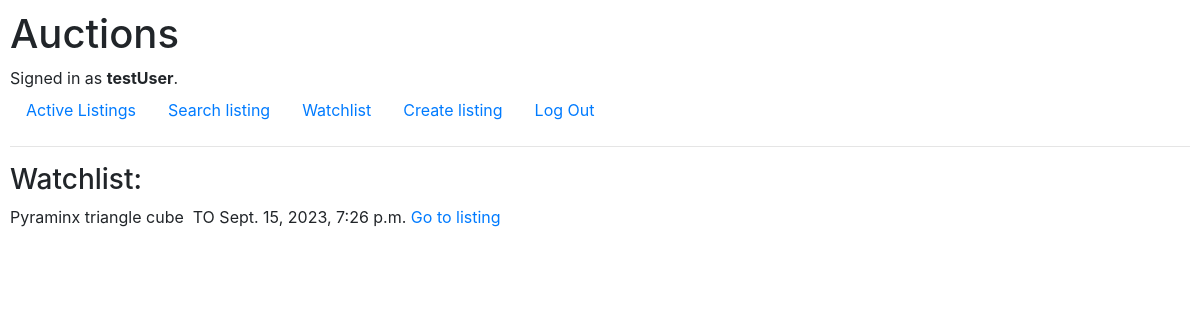
The app's page /watchlist (signed in) with its own data.
### auctions/models.py (models this page shows)
class User(AbstractUser):
    pass

class AuctionListing(models.Model):
    user = models.ForeignKey(User, on_delete=models.CASCADE, related_name="user_listing", default=None)
    title = models.CharField(max_length=64)
    description = models.CharField(max_length=150)
    category_choices = [('Electronic', 'electronic'), ('Toys', 'toys'), ('Home', 'home'), ('Fashion', 'fashion'), ('Other', 'other')]
    category = models.CharField(max_length=10, choices=category_choices, default='Other')
    date = models.DateTimeField(auto_now_add=True)
    image = models.URLField()
    value = models.DecimalField(max_digits=8, decimal_places=2, default=0.00)
    is_active = models.BooleanField(default=True)

### auctions/views.py (the view)
# urls.py: path("watchlist", views.watchlist, name="watchlist"),
def watchlist(request):
    all_listings = AuctionListing.objects.exclude(user=request.user)
    user_watchlist = Watchlist.objects.filter(user=request.user)
    listings_being_watched = [listing.listing for listing in user_watchlist]
    return render(request, "auctions/watchlist.html", {
        "watchlist": listings_being_watched,
        "all_listings": all_listings,
    })

### auctions/templates/auctions/watchlist.html (shortened to what this page needs)
{% extends "auctions/layout.html" %}
{% block body %}
    <h3>Watchlist:</h3>
    {% for listing in watchlist %}
        {{ listing.title }}
        {{ listing.description }}
        {{ listing.category }}
        {{ listing.date }}
        <a href="{% url 'listing' listing.title  %}">Go to listing</a>
    {% endfor %}
{% endblock %}

### auctions/templates/auctions/layout.html (shortened to what this page needs)
{% load static %}
<!DOCTYPE html>
<html lang="en">
    <head>
        <link rel="stylesheet" href="https://stackpath.bootstrapcdn.com/bootstrap/4.4.1/css/bootstrap.min.css">
        <link href="{% static 'auctions/styles.css' %}" rel="stylesheet">
    </head>
    <body>
        <h1>Auctions</h1>
        <div>
            {% if user.is_authenticated %}
                Signed in as <strong>{{ user.username }}</strong>.
            {% else %}
                Not signed in.
            {% endif %}
        </div>
        <ul class="nav">
            <li class="nav-item">
                <a class="nav-link" href="{% url 'index' %}">Active Listings</a>
            </li>
            <li class="nav-item">
                <a class="nav-link" href="{% url 'search_listing' %}"> Search listing </a>
            </li>
            {% if user.is_authenticated %}
                <li class="nav-item">
                    <a class="nav-link" href="{% url 'watchlist' %}">Watchlist</a>
                </li>
                <li class="nav-item">
                    <a class="nav-link" href="{% url 'create_listing' %}"> Create listing </a>
                </li>
                <li class="nav-item">
                    <a class="nav-link" href="{% url 'logout' %}">Log Out</a>
                </li>
            {% endif %}
        </ul>
        <hr>
        {% block body %}
        {% endblock %}
    </body>
</html>

### auctions/static/auctions/styles.css (style rules this page uses)
body { padding: 10px; }

### records on screen
User: username "testUser"
AuctionListing: title "Pyraminx", description "triangle cube", category "TO", date "Sept. 15, 2023, 7:26 p.m."
